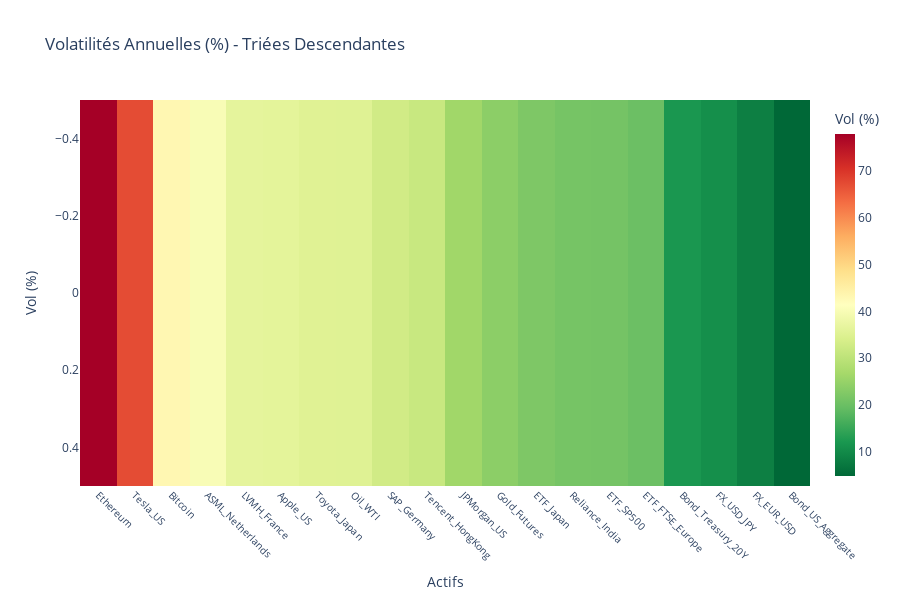

Here is the notebook cell this chart was saved with:
### Code cell
fig1 = px.imshow(annual_vol.sort_values(ascending=False).to_frame().T * 100,
                title="Volatilités Annuelles (%) - Triées Descendantes",
                color_continuous_scale='RdYlGn_r',  # Rouge=haute vol, Vert=basse
                aspect="auto",
                labels={'x': '', 'y': 'Vol (%)', 'color': 'Vol (%)'})

    
fig1.update_layout(height=600, xaxis_title="Actifs", 
                   coloraxis_colorbar=dict(title="Vol (%)", thickness=20))
fig1.update_xaxes(tickangle=45, tickfont=dict(size=10))
fig1.show()

### Figure 1 — Plotly figure (JSON) as saved in the notebook; plotly's stock layout.template omitted (floating-point values rounded to 4 significant figures)
{"data": [{"coloraxis": "coloraxis", "hovertemplate": "x: %{x}<br>Vol (%): %{y}<br>Vol (%): %{z}<extra></extra>", "name": "0", "type": "heatmap", "x": ["Ethereum", "Tesla_US", "Bitcoin", "ASML_Netherlands", "LVMH_France", "Apple_US", "Toyota_Japan", "Oil_WTI", "SAP_Germany", "Tencent_HongKong", "JPMorgan_US", "Gold_Futures", "ETF_Japan", "Reliance_India", "ETF_SP500", "ETF_FTSE_Europe", "Bond_Treasury_20Y", "FX_USD_JPY", "FX_EUR_USD", "Bond_US_Aggregate"], "xaxis": "x", "y": [0], "yaxis": "y", "z": [[77.89, 67.2, 43.24, 40.07, 36.4, 36.19, 35.35, 35.28, 32.9, 31.61, 26.15, 23.82, 22.17, 21.26, 21.14, 20.11, 12.03, 10.76, 8.407, 4.867]]}], "layout": {"coloraxis": {"colorbar": {"thickness": 20, "title": {"text": "Vol (%)"}}, "colorscale": [[0, "rgb(0,104,55)"], [0.1, "rgb(26,152,80)"], [0.2, "rgb(102,189,99)"], [0.3, "rgb(166,217,106)"], [0.4, "rgb(217,239,139)"], [0.5, "rgb(255,255,191)"], [0.6, "rgb(254,224,139)"], [0.7, "rgb(253,174,97)"], [0.8, "rgb(244,109,67)"], [0.9, "rgb(215,48,39)"], [1, "rgb(165,0,38)"]]}, "height": 600, "title": {"text": "Volatilités Annuelles (%) - Triées Descendantes"}, "xaxis": {"anchor": "y", "domain": [0, 1], "tickangle": 45, "tickfont": {"size": 10}, "title": {"text": "Actifs"}}, "yaxis": {"anchor": "x", "autorange": "reversed", "domain": [0, 1], "title": {"text": "Vol (%)"}}}}
